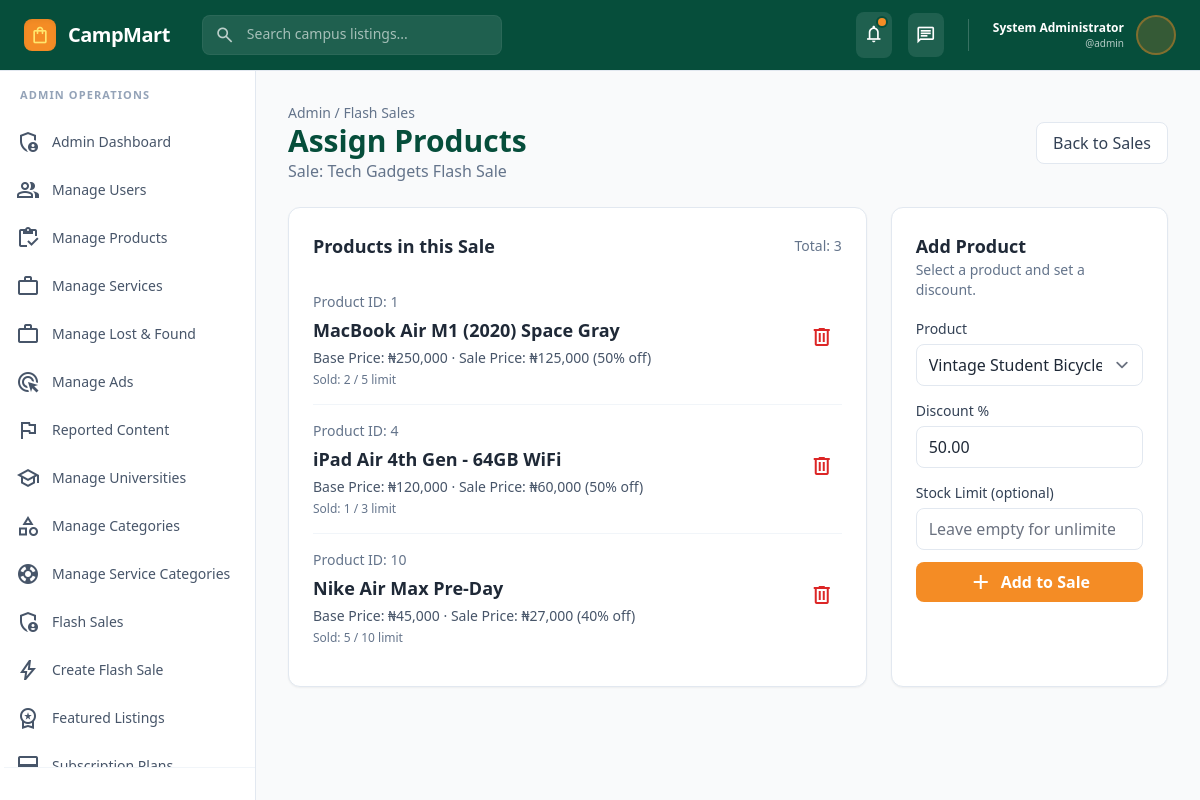
Page /flash-sale-products.php?sale_id=1 (signed in) on the committed database.
### tables this page shows
CREATE TABLE `users` (
  `id` int(11) NOT NULL,
  `pubkey` varchar(65) DEFAULT NULL,
  `username` varchar(100) NOT NULL,
  `email` varchar(255) NOT NULL,
  `role` enum('user','admin','seller') DEFAULT 'user',
  `password_hash` varchar(255) NOT NULL,
  `firstname` varchar(25) DEFAULT NULL,
  `lastname` varchar(25) DEFAULT NULL,
  `full_name` varchar(255) NOT NULL,
  `affiliate_code` varchar(12) NOT NULL,
  `referred_by` int(10) NOT NULL DEFAULT 0,
  `phone` varchar(20) DEFAULT NULL,
  `location` varchar(150) DEFAULT NULL,
  `bio` varchar(260) DEFAULT NULL,
  `date_of_birth` varchar(22) DEFAULT NULL,
  `profile_image` varchar(500) DEFAULT NULL,
  `university_id` int(11) DEFAULT NULL,
  `student_id` varchar(100) DEFAULT NULL,
  `department` varchar(150) DEFAULT NULL,
  `level` varchar(16) DEFAULT NULL,
  `role_id` int(11) DEFAULT 3,
  `is_verified` tinyint(1) DEFAULT 0,
  `verification_method` enum('email','student_id','phone','admin') DEFAULT 'email',
  `rating` decimal(3,2) DEFAULT 0.00,
  `total_ratings` int(11) DEFAULT 0,
  `total_sales` int(11) DEFAULT 0,
  `total_purchases` int(11) DEFAULT 0,
  `account_balance` decimal(15,2) DEFAULT 0.00,
  `status` enum('active','suspended','banned','pending') DEFAULT 'pending',
  `last_login` timestamp NULL DEFAULT NULL,
  `last_seen` timestamp NULL DEFAULT NULL,
  `created_at` timestamp NOT NULL DEFAULT current_timestamp(),
  `updated_at` timestamp NOT NULL DEFAULT current_timestamp() ON UPDATE current_timestamp()
);

CREATE TABLE `flash_sales` (
  `id` int(10) UNSIGNED NOT NULL,
  `title` varchar(200) NOT NULL,
  `description` text DEFAULT NULL,
  `discount_percentage` decimal(5,2) NOT NULL DEFAULT 0.00 COMMENT 'Overall sale discount (e.g., 50.00 for 50%)',
  `start_time` datetime NOT NULL,
  `end_time` datetime NOT NULL,
  `status` enum('scheduled','active','expired','cancelled') DEFAULT 'scheduled',
  `banner_image` varchar(500) DEFAULT NULL,
  `is_featured` tinyint(1) DEFAULT 0 COMMENT 'Show on homepage',
  `max_discount_amount` decimal(10,2) DEFAULT NULL COMMENT 'Maximum discount cap per product',
  `created_by` int(11) DEFAULT NULL COMMENT 'Admin user ID',
  `created_at` timestamp NOT NULL DEFAULT current_timestamp(),
  `updated_at` timestamp NOT NULL DEFAULT current_timestamp() ON UPDATE current_timestamp()
);

CREATE TABLE `flash_sale_products` (
  `id` int(10) UNSIGNED NOT NULL,
  `flash_sale_id` int(10) UNSIGNED NOT NULL,
  `product_id` int(11) NOT NULL,
  `original_price` decimal(10,2) NOT NULL COMMENT 'Product price before discount',
  `sale_price` decimal(10,2) NOT NULL COMMENT 'Discounted price',
  `discount_percentage` decimal(5,2) NOT NULL COMMENT 'Specific discount for this product',
  `stock_limit` int(10) UNSIGNED DEFAULT NULL COMMENT 'Limited quantity for flash sale (NULL = no limit)',
  `sold_count` int(10) UNSIGNED DEFAULT 0 COMMENT 'Number sold during this flash sale',
  `is_active` tinyint(1) DEFAULT 1,
  `created_at` timestamp NOT NULL DEFAULT current_timestamp()
);

CREATE TABLE `products` (
  `id` int(11) NOT NULL,
  `user_id` int(11) NOT NULL,
  `category_id` int(11) NOT NULL,
  `title` varchar(255) NOT NULL,
  `slug` varchar(255) NOT NULL,
  `description` text NOT NULL,
  `price` decimal(15,2) NOT NULL,
  `original_price` decimal(15,2) DEFAULT NULL,
  `condition_type` enum('new','like_new','good','fair','for_parts') DEFAULT 'good',
  `availability` enum('available','reserved','sold','unavailable') DEFAULT 'available',
  `location` varchar(255) DEFAULT NULL,
  `negotiable` tinyint(1) DEFAULT 1,
  `views_count` int(11) DEFAULT 0,
  `bookmarks_count` int(11) DEFAULT 0,
  `shares_count` int(11) DEFAULT 0,
  `is_featured` tinyint(1) DEFAULT 0,
  `is_trending` tinyint(1) DEFAULT 0,
  `is_sponsored` tinyint(1) DEFAULT 0,
  `is_urgent` tinyint(1) DEFAULT 0,
  `tags` longtext DEFAULT NULL CHECK (json_valid(`tags`)),
  `metadata` longtext DEFAULT NULL CHECK (json_valid(`metadata`)),
  `status` enum('draft','pending','approved','rejected','sold') DEFAULT 'pending',
  `rejection_reason` text DEFAULT NULL,
  `approved_by` int(11) DEFAULT NULL,
  `approved_at` timestamp NULL DEFAULT NULL,
  `sold_at` timestamp NULL DEFAULT NULL,
  `expires_at` timestamp NULL DEFAULT NULL,
  `created_at` timestamp NOT NULL DEFAULT current_timestamp(),
  `updated_at` timestamp NOT NULL DEFAULT current_timestamp() ON UPDATE current_timestamp()
);

### flash-sale-products.php (the view, shortened to what the rows shown need)
<?php
include_once 'includes/controller.php';
$sale_id = isset($_GET['sale_id']) ? (int)$_GET['sale_id'] : 0;
$sale = $db->query("SELECT * FROM flash_sales WHERE id = $sale_id LIMIT 1")->fetch_assoc();
$sale_products = $db->query("SELECT fsp.*, p.title AS product_title, p.price FROM flash_sale_products fsp JOIN products p ON fsp.product_id = p.id WHERE fsp.flash_sale_id = $sale_id ORDER BY fsp.created_at DESC");
?>
<!DOCTYPE html>
<html lang="en">
<head>
    <script src="tailwind34.js"></script>
    <script id="tailwind-config">
        tailwind.config = {
            theme: {
                extend: {
                    colors: {
                        primary: '#f48c25',
                        secondary: '#FF6B35',
                        accent: '#FFE66D',
                        'brand-green': '#064E3B',
                        'background-main': '#F9FAFB',
                        'surface-white': '#FFFFFF',
                        'text-dark': '#1F2937',
                    },
                    fontFamily: { display: ['Inter'] }
                }
            }
        }
    </script>
</head>
<body class="bg-background-main min-h-screen text-text-dark">
    <?php include_once 'includes/user-nav.php'; ?>
    <main class="flex-1 overflow-y-auto bg-background-main p-4 md:p-6 lg:p-8">
        <div class="max-w-7xl mx-auto space-y-6">
            <div class="flex items-center justify-between">
                <div>
                    <p class="text-sm text-slate-500">Admin / Flash Sales</p>
                    <h1 class="text-3xl font-bold text-brand-green">Assign Products</h1>
                    <p class="text-slate-500">Sale: <?= htmlspecialchars($sale['title']) ?></p>
                </div>
            </div>
            <div class="grid grid-cols-1 lg:grid-cols-3 gap-6">
                <section class="bg-white rounded-xl border border-slate-200 shadow-sm p-6 lg:col-span-2 space-y-4">
                    <div class="flex items-center justify-between">
                        <h2 class="text-lg font-semibold">Products in this Sale</h2>
                    </div>
                    <div class="divide-y divide-slate-100">
                        <?php if ($sale_products && $sale_products->num_rows > 0): ?>
                            <?php while($sp = $sale_products->fetch_assoc()): ?>
                                <div class="py-4 flex items-center justify-between gap-4">
                                    <div class="space-y-1">
                                        <p class="text-sm text-slate-500">Product ID: <?= (int)$sp['product_id'] ?></p>
                                        <p class="text-lg font-semibold text-text-dark"><?= htmlspecialchars($sp['product_title']) ?></p>
                                        <p class="text-sm text-slate-600">Base Price: ₦<?= number_format($sp['original_price']) ?> · Sale Price: ₦<?= number_format($sp['sale_price']) ?> (<?= number_format($sp['discount_percentage']) ?>% off)</p>
                                        <p class="text-xs text-slate-500">Sold: <?= (int)($sp['sold_count'] ?? 0) ?><?= $sp['stock_limit'] ? ' / ' . (int)$sp['stock_limit'] . ' limit' : '' ?></p>
                                    </div>
                                    <div class="flex items-center gap-2">
                                        <button onclick="removeProduct(<?= $sp['id'] ?>)" class="p-2 text-red-600 hover:bg-red-50 rounded-lg">
                                            <span class="material-symbols-outlined">delete</span>
                                        </button>
                                    </div>
                                </div>
                            <?php endwhile; ?>
                        <?php else: ?>
                            <p class="py-8 text-center text-slate-500">No products assigned yet.</p>
                        <?php endif; ?>
                    </div>
                </section>
                <section class="bg-white rounded-xl border border-slate-200 shadow-sm p-6 space-y-4">
                    <div>
                        <h2 class="text-lg font-semibold">Add Product</h2>
                    </div>
                    <form onsubmit="addProduct(event)" class="space-y-3" id="addProductForm">
                        <div>
                            <label class="text-sm font-medium text-slate-700">Discount %</label>
                            <input type="number" name="discount_percentage" min="1" max="100" required class="mt-1 block w-full rounded-lg border-slate-200 focus:border-primary focus:ring-primary" value="<?= htmlspecialchars($sale['discount_percentage']) ?>" oninput="updatePreview()" />
                        </div>
                    </form>
                </section>
            </div>
        </div>
    </main>
</body>
</html>

### includes/user-nav.php (shortened to what the rows shown need)
    <header class="sticky top-0 z-50 flex items-center justify-between border-b border-slate-200 bg-brand-green px-4 md:px-6 py-3 text-white">
       <div class="flex items-center gap-3 md:gap-8">
<div class="flex items-center gap-2 md:gap-3"> <h2 class="text-lg md:text-xl font-bold tracking-tight"><a href="<?= SITE_URL . (($currentUser['role'] ?? '') == 'rider' ? 'rider/dashboard.php' : '') ?>" >CampMart</a></h2> </div>
 </div> <div class="flex items-center gap-2 md:gap-4">
           <div class="flex items-center gap-3">
               <div class="text-right hidden lg:block">
                   <p class="text-xs font-semibold"><?= htmlspecialchars($currentUser['full_name'] ?? 'User') ?></p>
                   <p class="text-[10px] text-white/70">@<?= htmlspecialchars($currentUser['username'] ?? 'user') ?></p>
               </div>
               <div class="size-10 rounded-full bg-primary/20 border-2 border-primary/40 bg-center bg-cover" style='background-image: url("<?= $currentUser['profile_image'] ? SITE_URL . htmlspecialchars($currentUser['profile_image']) : "https://lh3.googleusercontent.com/aida-public/AB6AXuDa0WfkpeNaxdvAvHh6TzRKtDwTRJL3BCzuBHKeW0mko0rFZpDLYADfcy2CZFsCqMKQwn1t0SGPKKYuvwppkVsBk14nu1wTFryhyUZzfX1aGYWn2BtJHNEGOsmHTTkPmrCQJDaucohew1MIq3Z04Z3uUGzG0BticdH8M1xGI9e88M4RDWuDx-57dwkENPSBFSbQlv0Qr6BctnVjcuzi1cKDhPDxcsogyseom13A6798ubq7YjPHF9JhTv3In42wixHYbLPWpeGepZK0" ?>");'></div>
           </div>
       </div>
   </header>
    <div class="flex page-scroll relative">

### rows in the picture
users: full_name "System Administrator", username "admin"
flash_sales: title "Tech Gadgets Flash Sale", discount_percentage "50.00"
flash_sale_products: product "1", product.title "MacBook Air M1 (2020) Space Gray", original_price "250,000", sale_price "125,000", discount_percentage "50", sold_count "2", stock_limit "5"
flash_sale_products: product "4", product.title "iPad Air 4th Gen - 64GB WiFi", original_price "120,000", sale_price "60,000", discount_percentage "50", sold_count "1", stock_limit "3"
flash_sale_products: product "10", product.title "Nike Air Max Pre-Day", original_price "45,000", sale_price "27,000", discount_percentage "40", sold_count "5", stock_limit "10"

### other values in the picture
$sale_products->num_rows "3"
form field product_id "Vintage Student Bicycle (₦0)"
